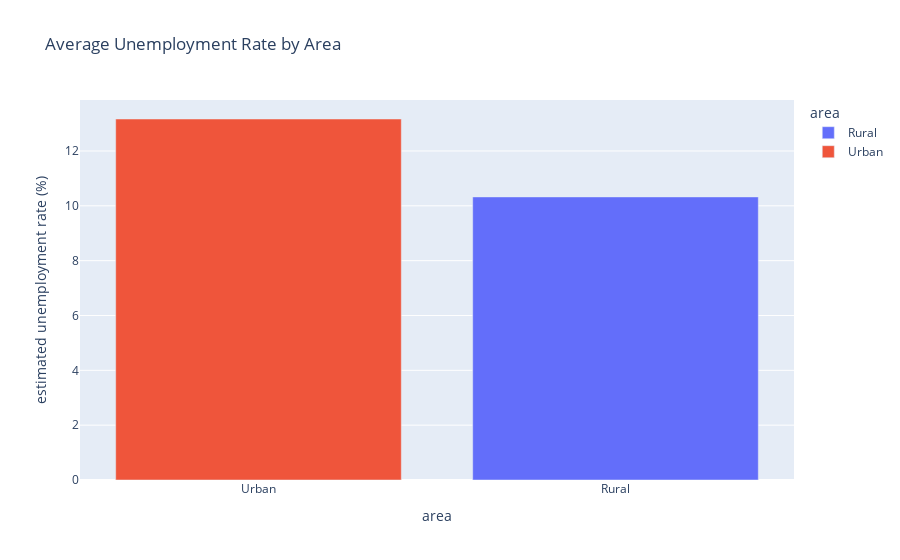

Source (notebook cell):
### Markdown cell above
#### Estimated Unemployment Rate By Area

### Code cell
# Bar Plot of Average Estimated Unemployment Rate by Area
mean_unemployment_by_area = my_df.groupby('area')['estimated unemployment rate (%)'].mean().reset_index()
fig = px.bar(
    mean_unemployment_by_area,
    x='area',
    y='estimated unemployment rate (%)',
    color='area',
    title='Average Unemployment Rate by Area'
)
fig.update_layout(xaxis={'categoryorder': 'total descending'})
fig.show()

### Figure 1 — Plotly figure (JSON) as saved in the notebook; plotly's stock layout.template omitted (floating-point values rounded to 4 significant figures)
{"data": [{"alignmentgroup": "True", "hovertemplate": "area=%{x}<br>estimated unemployment rate (%)=%{y}<extra></extra>", "legendgroup": "Rural", "marker": {"color": "#636efa", "pattern": {"shape": ""}}, "name": "Rural", "offsetgroup": "Rural", "orientation": "v", "showlegend": true, "textposition": "auto", "type": "bar", "x": ["Rural"], "xaxis": "x", "y": [10.32], "yaxis": "y"}, {"alignmentgroup": "True", "hovertemplate": "area=%{x}<br>estimated unemployment rate (%)=%{y}<extra></extra>", "legendgroup": "Urban", "marker": {"color": "#EF553B", "pattern": {"shape": ""}}, "name": "Urban", "offsetgroup": "Urban", "orientation": "v", "showlegend": true, "textposition": "auto", "type": "bar", "x": ["Urban"], "xaxis": "x", "y": [13.17], "yaxis": "y"}], "layout": {"barmode": "relative", "legend": {"title": {"text": "area"}, "tracegroupgap": 0}, "title": {"text": "Average Unemployment Rate by Area"}, "xaxis": {"anchor": "y", "categoryarray": ["Rural", "Urban"], "categoryorder": "total descending", "domain": [0, 1], "title": {"text": "area"}}, "yaxis": {"anchor": "x", "domain": [0, 1], "title": {"text": "estimated unemployment rate (%)"}}}}
